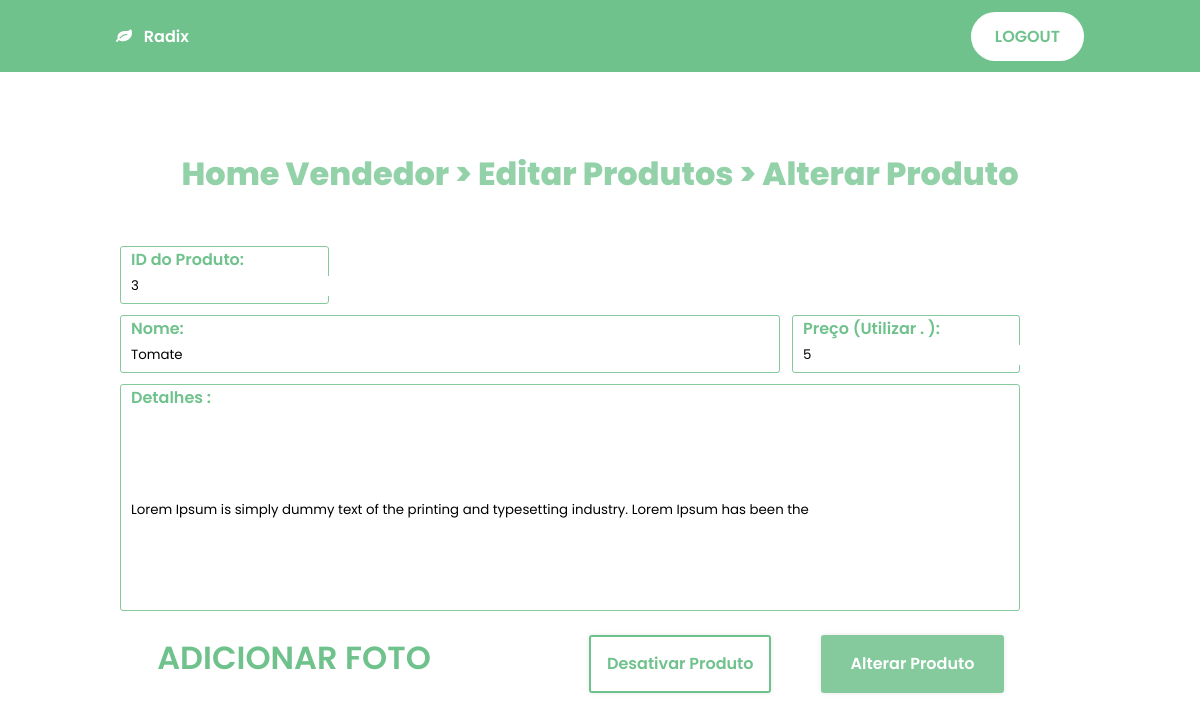
The page /alterarProd.php?idProduto=3 (signed in) on the database its author committed.
### tables this page shows
create table tblProduto(
idProduto int auto_increment primary key,
nomeProd varchar(50),
preco double,
foto varchar(500),
detalhe varchar(250),
idVendedor int,
foreign key (idVendedor) references tblVendedor(idVendedor),
statusProduto bit
);

### php/load.php (called while the page is built)
<?php
require('connection.php');
$idProduto = $_GET['idProduto'];
$sql = $pdo->query("SELECT * from tblProduto where idProduto = '$idProduto'");
if($sql->rowCount() > 0){
    foreach($sql->fetchAll() as $value){
    }
}
?>

### alterarProd.php (the view, shortened to what this page needs)
<?php
include('php/load.php');
?>
<!DOCTYPE html>
<html>
<head>
    <link rel="stylesheet" href="https://cdnjs.cloudflare.com/ajax/libs/font-awesome/4.7.0/css/font-awesome.min.css">
    <link rel="stylesheet" type="text/css" href="assets/css/styleAlterarProd.css">
    <link rel="stylesheet" href="https://unicons.iconscout.com/release/v4.0.0/css/line.css">
</head>
<body>
     <header class="header" id="header">
        <nav class="nav container">
            <a id = "radix" href="index.html" class="nav__logo"> <i class="fa fa-leaf"></i> Radix </a>
            <a href="app.html" class="button button__header">LOGOUT</a>
        </nav>
    </header>
    <div class="caixa__grande">
        <h2 class="title">Home Vendedor > Editar Produtos > Alterar Produto</h2>
        <form action="#" method="POST" class="alter-form" enctype="multipart/form-data">
            <div class="caixa2">
            <label for="idProd">ID do Produto:
                <input type="text" id="idProd" name="idProduto" value="<?php echo $_GET['idProduto']; ?>"  readonly=“true”>
            </label>
            </div>
            <div class="caixa">
            <label for="nome">Nome:<BR>
                <input type="text" id="nome" placeholder="Nome Produto" name="nomeProd" value="<?php echo $value['nomeProd']; ?>">
            </label>
            <label for="preco" id="preco">Preço (Utilizar . ):
                <input type="text"  placeholder="Preço" name="preco" value="<?php echo $value['preco']; ?>">
            </label>
            </div>
            <div class="caixa3">
            <label for="detalhe">Detalhes :
                <input wrap="hard" type="text" id="detalhe" placeholder="Detalhes Produto" name="detalhe" value="<?php echo $value['detalhe']; ?>">
            </label>
            </div>
            <div class="baixo__vend">
                <label for='img' class="label__img">ADICIONAR FOTO</label>
                <input type="submit" class="btn3" value="Desativar Produto" name="del"/>
                <input type="submit" class="btn2" value="Alterar Produto" name="sub">
            </div>
            <div class="result"></div>
    </form>
    </div>
</body>
</html>

### assets/css/styleAlterarProd.css (style rules this page uses)
* { margin: 0; padding: 0; box-sizing: border-box; font-family: 'Poppins', sans-serif; }
body { width: 100%; min-height: 100vh; background: #84CA9D; display: flex; justify-content: center; align-items: center; }
.title { font-weight: 800; text-align: center; font-size: 2rem; color: #70C28D; margin-top: 8%; margin-bottom: 3rem; }
.label__img { margin-left: -1.3rem; color: #70C28D; cursor: pointer; font-size: 2rem; font-weight: 600; border: none; }
.alter-form { margin: 25px 0; display: grid; grid-template-rows: repeat(3, 18% 18% 70%); gap: 0.7rem; height: 20rem; width: 60rem; margin-bottom: 10rem; }
.alter-form input[type="text"] { border: none; outline: none; }
form label { border: 1px solid #84CA9D; outline: none; width: calc(100% - 60px); height: 100%; border-radius: 3px; padding: 0 10px; transition: .3s; color: #70C28D; cursor: pointer; font-weight: 600; }
#preco { margin-left: -3rem; }
.caixa { display: grid; grid-template-columns: repeat(2, 75% 30%); }
.caixa3 { display: grid; }
#detalhe { height: 12.5rem; width: 55rem; }
#nome { width: 40rem; }
.caixa2 { display: grid; grid-template-columns: repeat(2, 28% 70%); }
.btn2 { width: 20%; height: 100%; background:#84CA9D; color: #FFF; outline: none; border: none; box-shadow: 0 0 5px rgba(0,0,0,.1); border-radius: 3px; font-size: 1rem; cursor: pointer; transition: .3s; margin-top: 1rem; margin-left: 5%; font-weight: 600; }
.btn3 { width: 20%; height: 100%; background-color:#FFFFFF; color: #70C28D; outline: none; border: solid 0.15rem #70C28D; box-shadow: 0 0 5px rgba(0,0,0,.1); border-radius: 3px; font-size: 1rem; cursor: pointer; transition: .3s; margin-top: 1rem; font-weight: 600; margin-left: 9rem; }
.baixo__vend { margin-left: 3rem; }
:root { --hue: 141; --sat: 40%; --cor-principal: hsl(var(--hue), var(--sat), 60%); --cor-principal-light: hsl(var(--hue), var(--sat), 85%); --cor-principal-lighten: hsl(var(--hue), var(--sat), 80%); --cor-principal-alt: hsl(var(--hue), var(--sat), 53%); --cor-titulo: hsl(var(--hue), 4%, 15%); --cor-texto: hsl(var(--hue), 4%, 35%); --cor-texto-light: hsl(var(--hue), 4%, 65%); --cor-body: hsl(var(--hue), 0%, 100%); --cor-sec: #B5AC9F; --cor-prim: #70C28D; --input-color: hsl(var(--hue), 70%, 96%); --cor-container: #FFF; --scroll-bar-color: hsl(var(--hue), 4%, 85%); --scroll-thumb-color: hsl(var(--hue), 4%, 75%); --fonte-body: 'Poppins', sans-serif; --fonte-grandona: 2rem; --h2-fonte: 1.25rem; --h3-fonte: 1.125rem; --normal-fonte: .938rem; --pequena-fonte: .813rem; --pequenininha-fonte: .75rem; --header-height: 3rem; --fonte-semi-bold: 600; --fonte-bold: 700; --mb-0-5: .5rem; --mb-0-75: .75rem; --mb-1: 1rem; --mb-1-5: 1.5rem; --mb-2: 2rem; --z-tooltip: 10; --z-fixed: 100; --z-modal: 1000; }
@media screen and (min-width: 968px) { :root { --fonte-grandona: 3rem; --h2-fonte: 1.75rem; --h3-fonte: 1.25rem; --normal-fonte: 1rem; --pequena-fonte: .875rem; --pequenininha-fonte: .813rem; } }
html { scroll-behavior: smooth; }
body { margin: var(--header-height) 0 0 0; font-family: var(--fonte-body); font-size: var(--normal-fonte); background-color: var(--cor-body); color: var(--cor-texto); transition: .5s; }
h1, h2, h3 { font-weight: var(--fonte-semi-bold); color: var(--cor-titulo); line-height: 1.5; }
a { text-decoration: none; }
.container { max-width: 968px; margin-left: var(--mb-1-5); margin-right: var(--mb-1-5); }
.header { width: 100%; background-color: var(--cor-principal); position: fixed; top: 0; left: 0; z-index: var(--z-fixed); transition: .5s; }
.nav { height: var(--header-height); display: flex; justify-content: space-between; align-items: center; }
.nav__link, .nav__logo, .nav__toggle, .nav__link__active { color: var(--cor-titulo); font-weight: var(--fonte-semi-bold); }
.fa-leaf { padding-right: .5rem; color: #FFF; }
.button { display: inline-block; background-color: var(--cor-principal); color: #FFF; padding: .75rem 1.5rem; border-radius: 3rem; font-weight: var(--fonte-semi-bold); transition: .3s; }
.button__header { display: none; color: #70C28D; background-color: #FFF; }
@media screen and (min-width: 767px) { body { margin: 0; } }
@media screen and (min-width: 767px) { .nav { height: calc(var(--header-height) + 1.5rem); } }
@media screen and (min-width: 968px) { .button__header { display: block; } }
@media screen and (min-width: 1024px) { .container { margin-left: auto; margin-right: auto; } }
h2 { opacity: 75%; font-size: 1.3rem; }
a#radix { color: white; }

### rows shown on the page
tblproduto: nomeProd "Tomate", preco "5", detalhe "Lorem Ipsum is simply dummy text of the printing and typesetting industry. Lorem Ipsum has been the"
